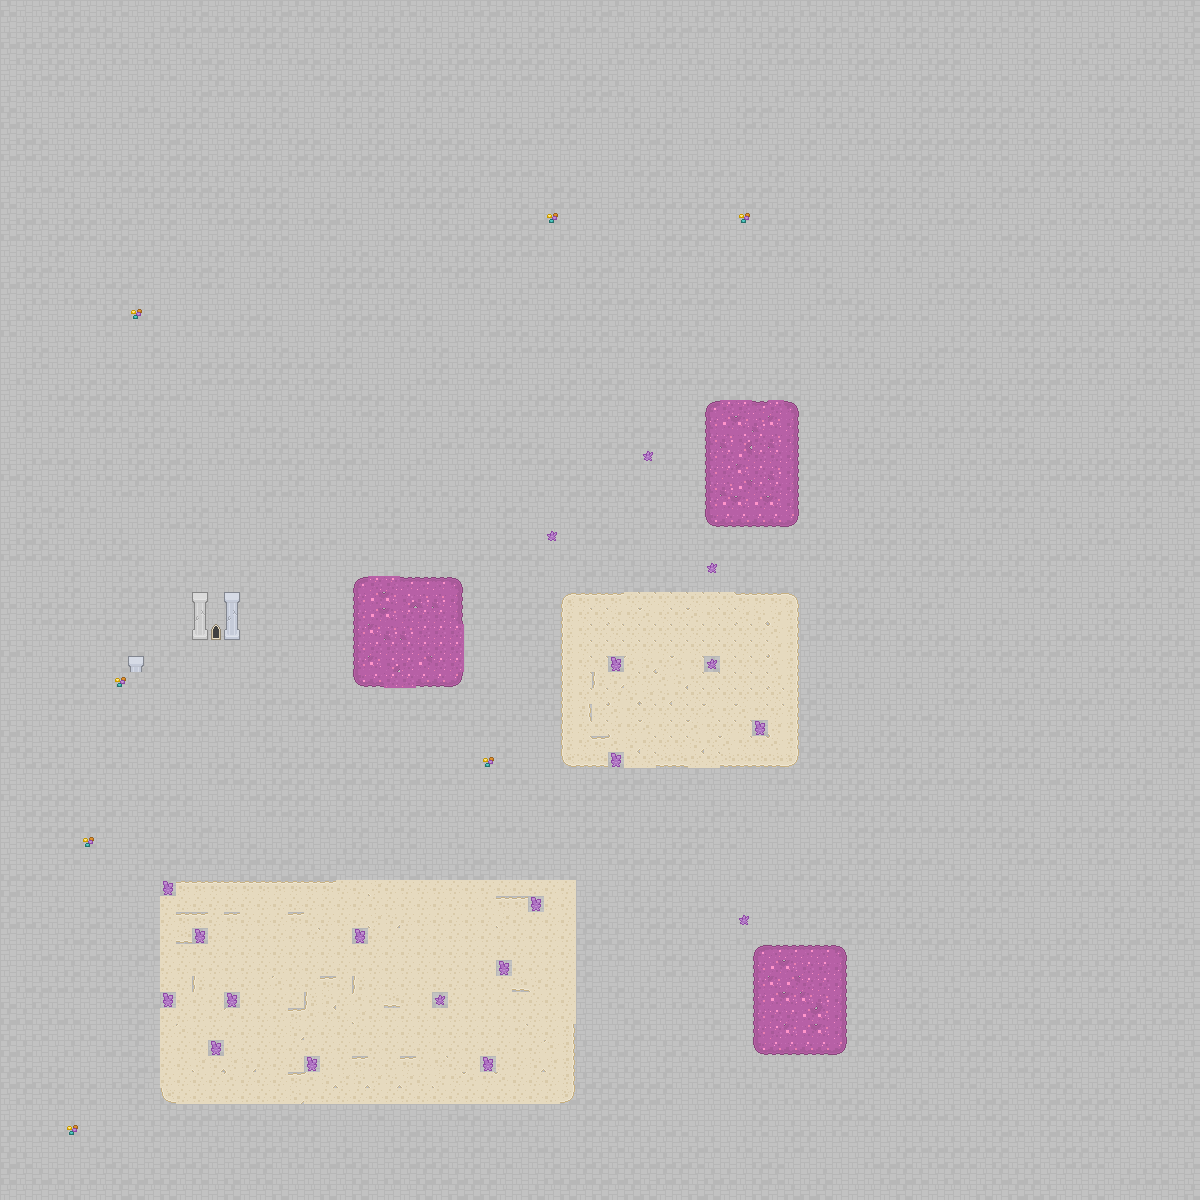

This is a level from a 2D game, rendered from its Tiled map with the project's own tilesets. A one-line summary and the map file follow, with tile-layer data summarised:
An orthogonal 75x75 tile map with 16x16 px tiles, 2 tile layers (Tile Layer 1, Tile Layer 2).

<map version="1.2" tiledversion="1.2.0" orientation="orthogonal" renderorder="left-down" width="75" height="75" tilewidth="16" tileheight="16" infinite="0" nextlayerid="3" nextobjectid="1">
 <tileset firstgid="1" source="tile1.tsx" />
 <layer id="1" name="Tile Layer 1" width="75" height="75">
  <data>[5625 cells, 5625 non-empty, 2 distinct tile ids]</data>
 </layer>
 <layer id="2" name="Tile Layer 2" width="75" height="75">
  <data>[5625 cells, 687 non-empty, 36 distinct tile ids]</data>
 </layer>
</map>
